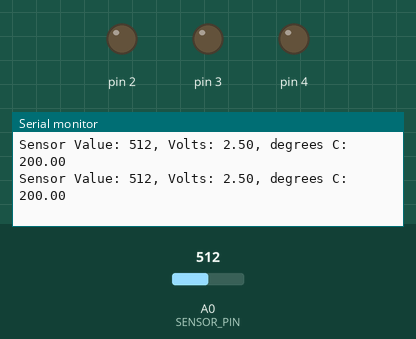
Recording of a sketch running on a simulated Arduino Uno, built with avr-gcc and run on an emulated ATmega328P. On the bench: output pins drawn as LEDs (lit = HIGH), the last lines printed to the serial monitor. The test bench sets the inputs (shaded band); at power-on: A0 (SENSOR_PIN) = 512.

Above: at 1.2 s.
1.3 s: A0 (SENSOR_PIN) set to 306
At 1.39 s:
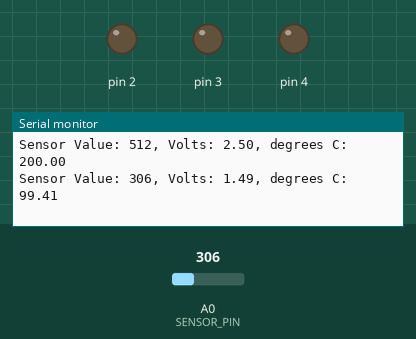
4.3 s: A0 (SENSOR_PIN) set to 315
At 4.3 s:
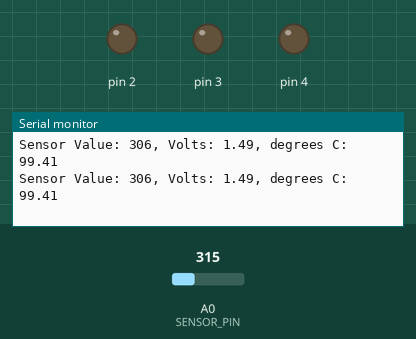
Timing chart, 0 to 7.3 s (numbered marks = the images above; inputs shaded):
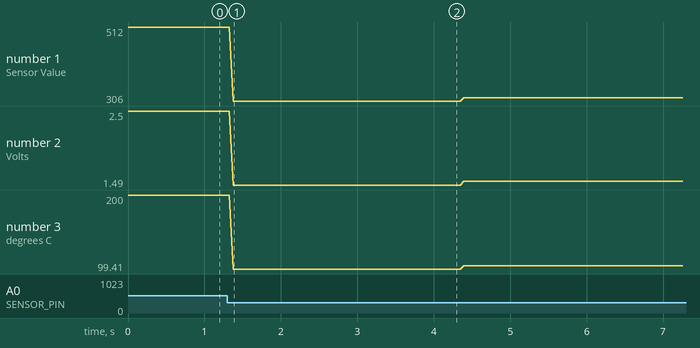

Measured:
- after the input at 1.3 s, the serial monitor: prints a new line after 0.08 s (image 1)
- plotted number 1: 512 → 306 after the input at 1.3 s, 306 → 315 after the input at 4.3 s
- plotted number 2: 2.5 → 1.49 after the input at 1.3 s, 1.49 → 1.54 after the input at 4.3 s
- plotted number 3: 200 → 99.41 after the input at 1.3 s, 99.41 → 103 after the input at 4.3 s

The sketch:

sketch.ino
```cpp
#define SENSOR_PIN A0
#define BASE_TEMP 20.0f

void setup() {
  Serial.begin(9600);
  for (int pin = 2; pin < 5; pin++) {
    pinMode(pin, OUTPUT);
    digitalWrite(pin, LOW);
  }
}

void loop() {
  int sensor_val = analogRead(SENSOR_PIN);
  Serial.print("Sensor Value: ");
  Serial.print(sensor_val);
  float voltage = (sensor_val/1024.0) * 5.0;
  Serial.print(", Volts: ");
  Serial.print(voltage);
  Serial.print(", degrees C: ");
  float temp = (voltage - .5) * 100;
  Serial.println(temp);

  if (temp < BASE_TEMP) {
    digitalWrite(2, LOW);
    digitalWrite(3, LOW);
    digitalWrite(4, LOW);
  } else if (temp >= BASE_TEMP + 2 && temp < BASE_TEMP + 4) {
    digitalWrite(2, HIGH);
    digitalWrite(3, LOW);
    digitalWrite(4, LOW);
  } else if (temp >= BASE_TEMP + 4 && temp < BASE_TEMP + 6) {
    digitalWrite(2, HIGH);
    digitalWrite(3, HIGH);
    digitalWrite(4, LOW);
  } else if (temp >= BASE_TEMP + 6 && temp < BASE_TEMP + 8) {
    digitalWrite(2, HIGH);
    digitalWrite(3, HIGH);
    digitalWrite(4, HIGH);
  }

  delay(1);
}
```
